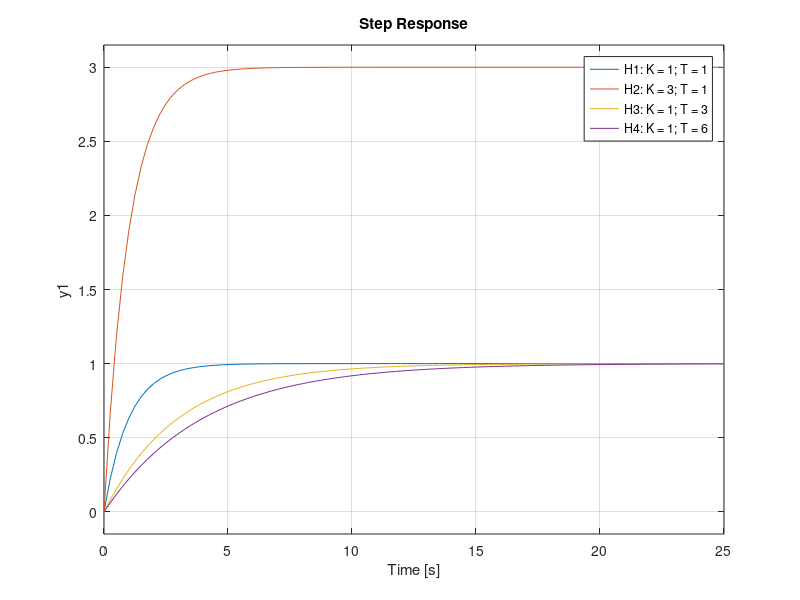
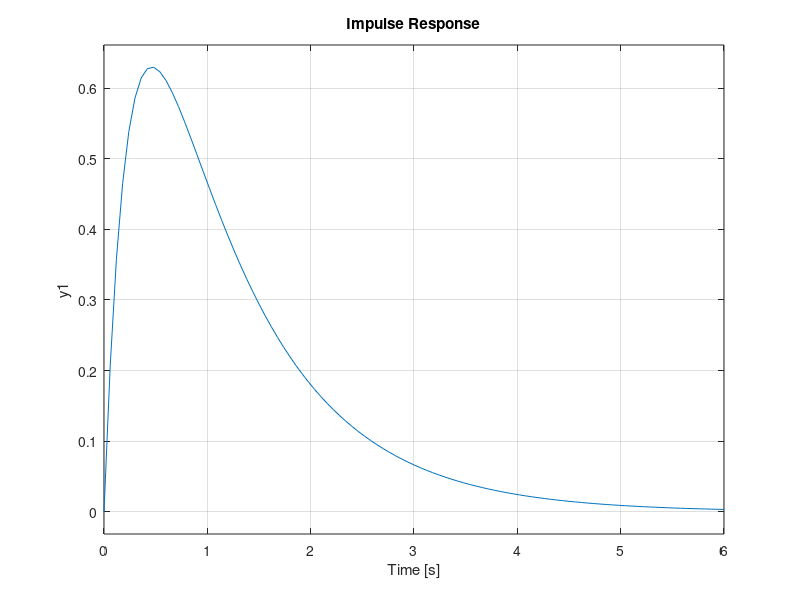
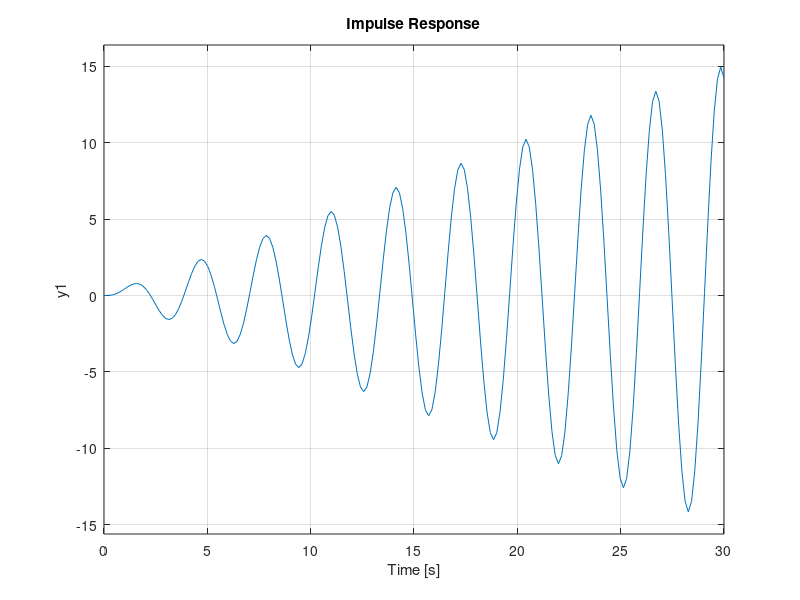
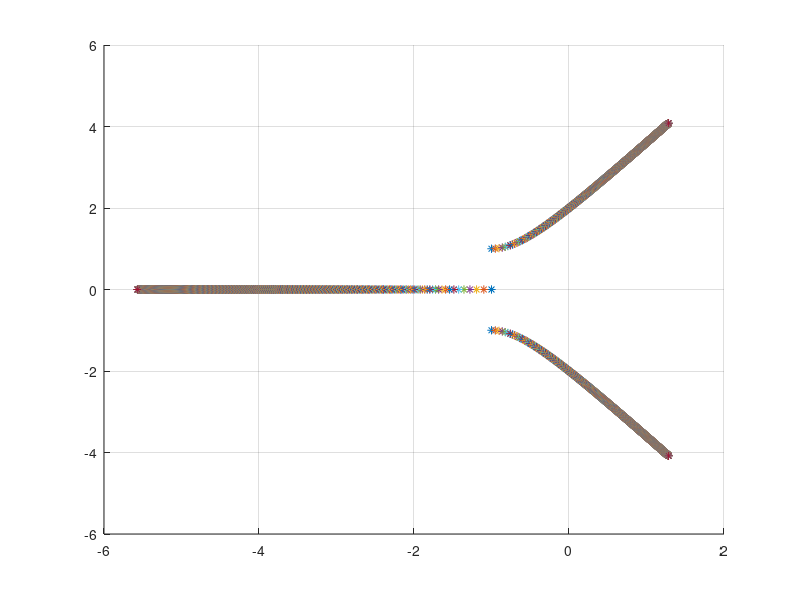

MATLAB code to generate these figures, in order:
close all
clear all
clc 

K = 1; T = 1; sys1 = tf(K, [T 1]);
K = 3; T = 1; sys2 = tf(K, [T 1]);
K = 1; T = 3; sys3 = tf(K, [T 1]);
K = 1; T = 4; sys4 = tf(K, [T 1]);

step(sys1, sys2, sys3, sys4, 25), grid on
legend('H1: K = 1; T = 1', 'H2: K = 3; T = 1', 'H3: K = 1; T = 3', 'H4: K = 1; T = 6');

%timpul pentru un sistem sa ajunga sa fie stabil este ts si sn timp de
%stabilizare ts = 4 * T


%%
clear all
close all
clc

K = 4; H1 = tf(K, [1 5 4]);
disp('Polii pentru H1');
roots([1 5 4])
figure

subplot(211), step(H1), grid on
subplot(212), impulse(H1), grid on

%H7: 
num = 4; den = conv([1 0 4], [1 0 4]);
H7 = tf(num, den);
disp ('Polii pentru sys7')
r = roots(den)
figure

subplot(211), step(H7, 30), grid on
subplot(212), impulse(H7, 30), grid on

%%

figure, hold on, grid on

for k = 0: 0.1: 100
    Pc = [1, 3 , 4, 2 + k];
    r = roots(Pc);
    plot(real(r), imag(r), '*');
    pause(0.01);
end
